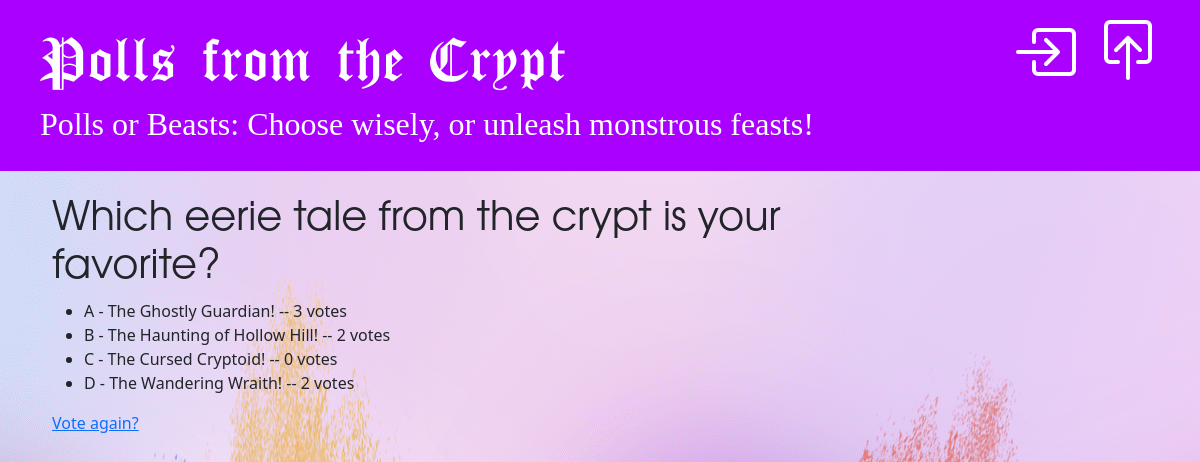
Page /polls/6/results/ on the committed database.
### polls/models.py (models this page shows, shortened)
class Question(models.Model):
    question_text = models.CharField(max_length=200)
    pub_date = models.DateTimeField("date published", blank=True, null=True)

class Choice(models.Model):
    question = models.ForeignKey(Question, on_delete=models.CASCADE)
    choice_text = models.CharField(max_length=200)
    votes = models.IntegerField(default=0)

### polls/views.py (the view)
# urls.py: path("<int:pk>/results/", views.ResultsView.as_view(), name="results"),
class ResultsView(PollsBaseView, generic.DetailView):
    model = Question
    template_name = "polls/results.html"

### polls/views.py (called while the page is built)
    def get_slogan(self):
        return random.choice(self.slogans)

    def get_context_data(self, **kwargs):
        context = super().get_context_data(**kwargs)
        context['slogan'] = self.get_slogan()
        return context

### polls/templates/polls/results.html
{% extends 'polls/base.html' %}
{% block content %}
    <h1>{{ question.question_text }}</h1>
    <ul>
    {% for choice in question.choice_set.all %}
        <li>{{ choice.choice_text }} -- {{ choice.votes }} vote{{ choice.votes|pluralize }}</li>
    {% endfor %}
    </ul>
    <a href="{% url 'polls:detail' question.id %}">Vote again?</a>
{% endblock %}

### polls/static/polls/style.css (style rules this page uses)
body { background: white url("images/background.png") no-repeat; }
h1, h2, h3, h4 { font-family: Avantgarde, TeX Gyre Adventor, URW Gothic L, sans-serif; }

### rows in the picture
Question: question_text "Which eerie tale from the crypt is your favorite?"
Choice: choice_text "A - The Ghostly Guardian!", votes "3"
Choice: choice_text "B - The Haunting of Hollow Hill!", votes "2"
Choice: choice_text "C - The Cursed Cryptoid!", votes "0"
Choice: choice_text "D - The Wandering Wraith!", votes "2"

### other values in the picture
{{ slogan }} "Polls or Beasts: Choose wisely, or unleash monstrous feasts!"
